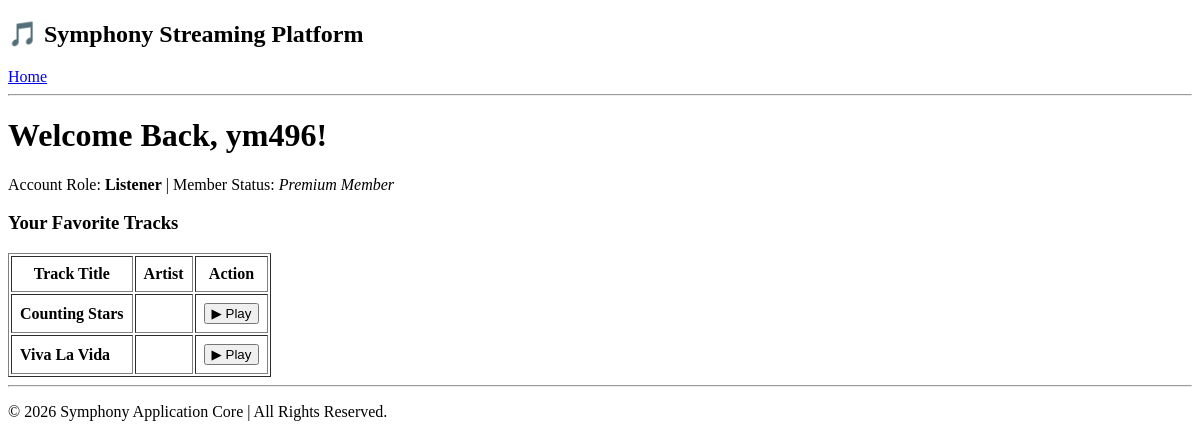
The page /dashboard/ym496 on the database as committed earlier.
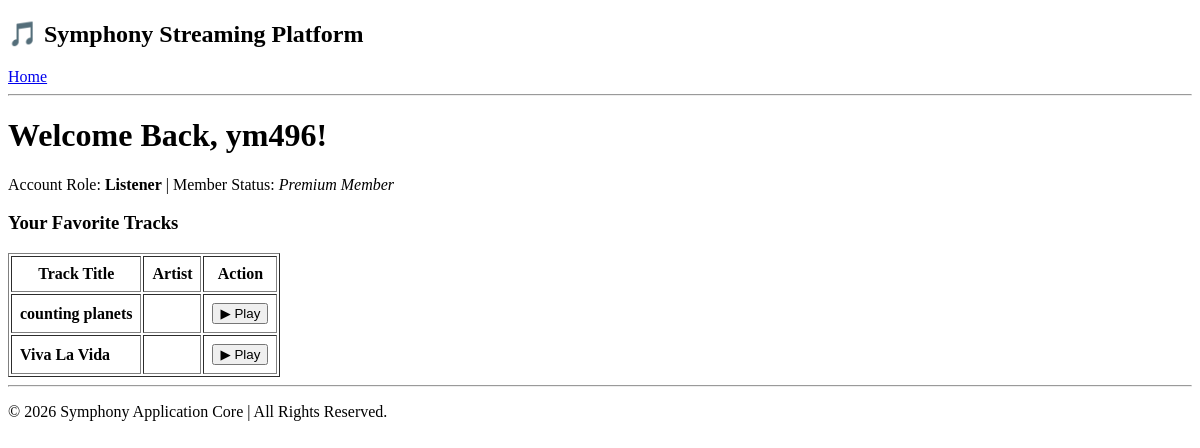
The same page on the database as committed later.
### application/models.py (models this page shows)
class Song(db.Model):
    __tablename__ = 'songs'
    id = db.Column(db.Integer, primary_key=True)
    title = db.Column(db.String(100), nullable=False)
    genre = db.Column(db.String(50), nullable=True)
    lyrics = db.Column(db.Text, nullable=True)
    artist_id = db.Column(db.Integer, db.ForeignKey('users.id'), nullable=False)

### application/controllers.py (the view)
@app.route('/dashboard/<username>')
def user_dashboard(username):
    user_record = User.query.filter_by(username=username, role='listener').first_or_404()
    profile_context = {
        'name': user_record.username,
        'tier': 'Premium Member',
        'favorites': Song.query.all()
    }
    return render_template('user_dashboard.html', profile=profile_context)

### templates/user_dashboard.html (shortened to what this page needs)
{% extends 'base.html' %}
{% block content %}
    <div>
        <h1>Welcome Back, {{ profile.name }}!</h1>
        <p>Account Role: <strong>Listener</strong> | Member Status: <em>{{ profile.tier }}</em></p>
    </div>
    <section>
        <h3>Your Favorite Tracks</h3>
        <table border="1" cellpadding="8">
            <thead>
                <tr>
                    <th>Track Title</th>
                    <th>Artist</th>
                    <th>Action</th>
                </tr>
            </thead>
            <tbody>
                {% for track in profile.favorites %}
                <tr>
                    <td><strong>{{ track.title }}</strong></td>
                    <td>{{ track.artist }}</td>
                    <td><button>▶ Play</button></td>
                </tr>
                {% endfor %}
            </tbody>
        </table>
    </section>
{% endblock %}

Rows that differ between the two databases and show on the page:
changed Song: title "Counting Stars" → "counting planets"
